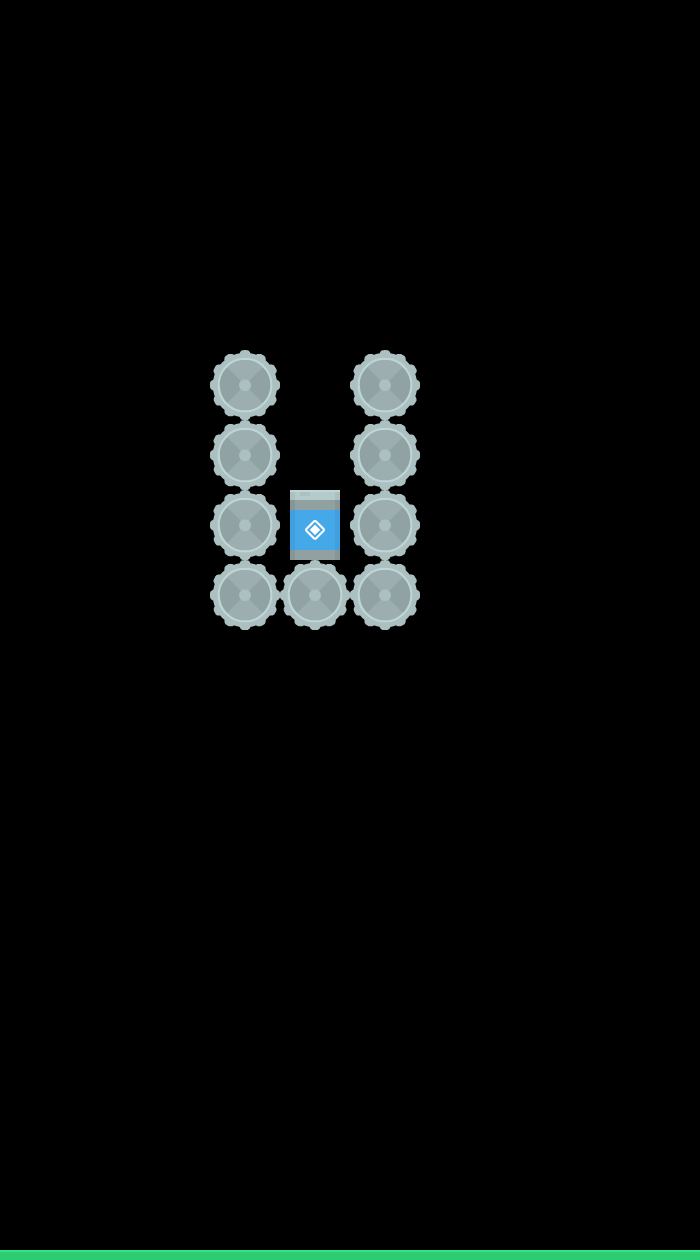

This is a level from a 2D game, rendered from its Tiled map with the project's own tilesets. A one-line summary and the complete map file follow:
An orthogonal 10x18 tile map with 70x70 px tiles, 1 tile layer (Tile Layer 1) and 6 objects (3x danger, collision, exit, player).

<map version="1.4" tiledversion="1.4.3" orientation="orthogonal" renderorder="right-down" width="10" height="18" tilewidth="70" tileheight="70" infinite="0" nextlayerid="5" nextobjectid="20">
 <tileset firstgid="1" source="Rocket.tsx" />
 <layer id="1" name="Tile Layer 1" width="10" height="18">
  <data encoding="csv">
0,0,0,0,0,0,0,0,0,0,
0,0,0,0,0,0,0,0,0,0,
0,0,0,0,0,0,0,0,0,0,
0,0,0,0,0,0,0,0,0,0,
0,0,0,0,0,0,0,0,0,0,
0,0,0,67,0,67,0,0,0,0,
0,0,0,67,0,67,0,0,0,0,
0,0,0,67,90,67,0,0,0,0,
0,0,0,67,67,67,0,0,0,0,
0,0,0,0,0,0,0,0,0,0,
0,0,0,0,0,0,0,0,0,0,
0,0,0,0,0,0,0,0,0,0,
0,0,0,0,0,0,0,0,0,0,
0,0,0,0,0,0,0,0,0,0,
0,0,0,0,0,0,0,0,0,0,
0,0,0,0,0,0,0,0,0,0,
0,0,0,0,0,0,0,0,0,0,
11,11,11,11,11,11,11,11,11,11
</data>
 </layer>
 <objectgroup id="2" name="physics">
  <object id="5" name="collision" x="0" y="1250" width="702" height="42" />
  <object id="17" name="danger" x="215" y="355" width="64" height="273" />
  <object id="18" name="danger" x="354" y="353" width="64" height="273" />
  <object id="19" name="danger" x="284" y="564" width="64" height="63" />
 </objectgroup>
 <objectgroup id="4" name="objects">
  <object id="2" name="exit" x="289.302" y="489.216" width="52.04" height="61.8854" />
  <object id="4" name="player" x="306.614" y="1142.07" width="28.1297" height="45.0075" />
 </objectgroup>
</map>
